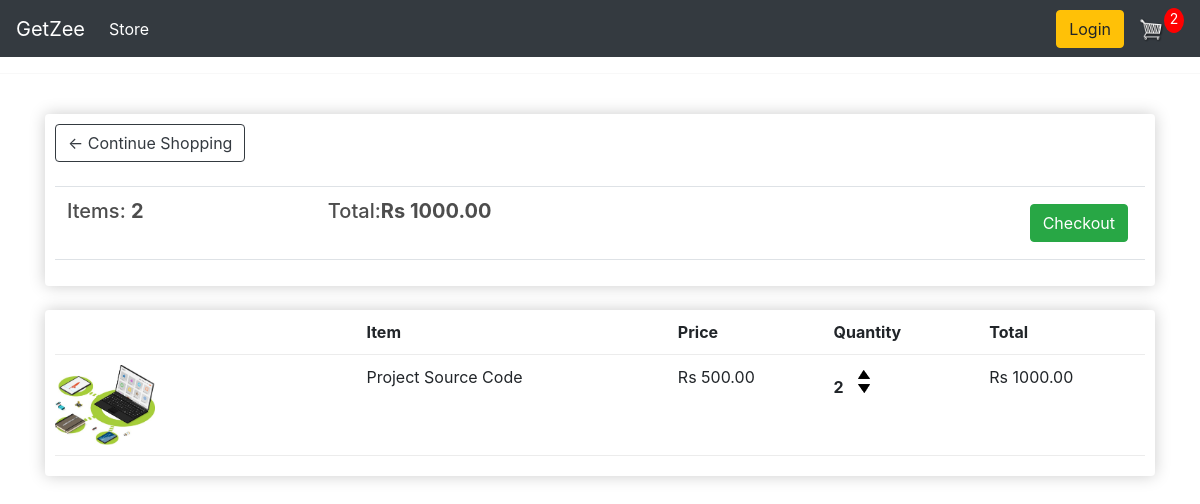
The app's page /cart (signed in) with its own data.
### ecomApp/models.py (models this page shows, shortened)
class Order(models.Model):
    customer = models.ForeignKey(Customer, on_delete=models.SET_NULL, null=True, blank=True)
    date_ordered = models.DateField(auto_now_add=True)
    complete = models.BooleanField(default=False)
    transaction_id = models.CharField(max_length=100, null=True)
    @property
    def get_cart_total(self):
        orderitems = self.orderitem_set.all()
        total = sum([item.get_total for item in orderitems])
        return total
    @property
    def get_cart_items(self):
        orderitems = self.orderitem_set.all()
        total = sum([item.quantity for item in orderitems])
        return total

class OrderItem(models.Model):
    product = models.ForeignKey(Product, on_delete=models.SET_NULL, null=True)
    order = models.ForeignKey(Order, on_delete=models.SET_NULL, null=True)
    quantity = models.IntegerField(default=0, null=True, blank=True)
    date_added = models.DateTimeField(auto_now_add=True)
    @property
    def get_total(self):
        total = self.product.price * self.quantity
        return total

class Product(models.Model):
    name = models.CharField(max_length=200)
    price = models.FloatField()
    digital = models.BooleanField(default=False, null=True, blank=True)
    image = models.ImageField(null=True, blank=True)
    @property
    def imageURL(self):
        try:
            url = self.image.url
        except:
            url = ''
        return url

### ecomApp/views.py (the view)
# urls.py: path('cart', views.cart, name='cart'),
def cart(request):
    if request.user.is_authenticated:
        customer = request.user.customer
        order, created = Order.objects.get_or_create(customer=customer, complete=False)
        items = order.orderitem_set.all()
        cartItems = order.get_cart_items
    else:
        items = []
        order = {'get_cart_total':0, 'get_cart_items':0, 'shipping':False}
        cartItems = order['get_cart_items']
    context = {'items':items, 'order':order, 'cartItems': cartItems}
    return render(request, 'cart.html', context)

### templates/cart.html
{% extends 'main.html' %}
{% load static %}
{% block content %}
<div class="row">
	<div class="col-lg-12">
		<div class="box-element">
            <a  class="btn btn-outline-dark" href="{% url 'store' %}">&#x2190; Continue Shopping</a>
            <br>
            <br>
            <table class="table">
                <tr>
                    <th><h5>Items: <strong>{{order.get_cart_items}}</strong></h5></th>
                    <th><h5>Total:<strong>Rs {{order.get_cart_total|floatformat:2}}</strong></h5></th>
                    <th>
                        <a  style="float:right; margin:5px;" class="btn btn-success" href="{% url 'checkout' %}">Checkout</a>
                    </th>
                </tr>
            </table>
        </div>
		<br>
		<div class="box-element">
            <div class="cart-row">
                <div style="flex:2"></div>
                <div style="flex:2"><strong>Item</strong></div>
                <div style="flex:1"><strong>Price</strong></div>
                <div style="flex:1"><strong>Quantity</strong></div>
                <div style="flex:1"><strong>Total</strong></div>
            </div>
            {% for item in items %}
            <div class="cart-row">
                <div style="flex:2"><img class="row-image" src="{{item.product.imageURL}}"></div>
                <div style="flex:2"><p>{{item.product.name}}</p></div>
                <div style="flex:1"><p>Rs {{item.product.price|floatformat:2}}</p></div>
                <div style="flex:1">
                    <p class="quantity">{{item.quantity}}</p>
                    <div class="quantity">
                        <img data-product={{item.product.id}} data-action = "add" class="chg-quantity update-cart" src="{% static  'images/arrow-up.png' %}">
                        <img data-product={{item.product.id}} data-action = "remove" class="chg-quantity update-cart" src="{% static  'images/arrow-down.png' %}">
                    </div>
                </div>
                <div style="flex:1"><p>Rs {{item.get_total|floatformat:2}}</p></div>
            </div>
            {% endfor %}
	</div>
</div>
{% endblock content %}

### static/css/main1.css (style rules this page uses)
body { background-color: hsl(0, 0%, 98%); }
h1,h2,h3,h4,h5,h6 { color:hsl(0, 0%, 30%); }
.box-element { box-shadow:hsl(0, 0%, 80%) 0 0 16px; background-color: #fff; border-radius: 4px; padding: 10px; }
.col-lg-4, .col-lg-6, .col-lg-8, .col-lg-12 { margin-top: 10px; }
.btn { border-radius: 0; }
.row-image { width: 100px; }
.cart-row { display: flex; align-items: flex-stretch; padding-bottom: 10px; margin-bottom: 10px; border-bottom: 1px solid #ececec; }
.quantity { display: inline-block; font-weight: 700; padding-right:10px; }
.chg-quantity { width: 12px; cursor: pointer; display: block; margin-top: 5px; transition:.1s; }

### records on screen
Order: get_cart_items "2", get_cart_total "1000.00"
OrderItem: product.imageURL (picture), product.name "Project Source Code", product.price "500.00", quantity "2", get_total "1000.00"

### other values on screen
{{ cartItems }} "2"
